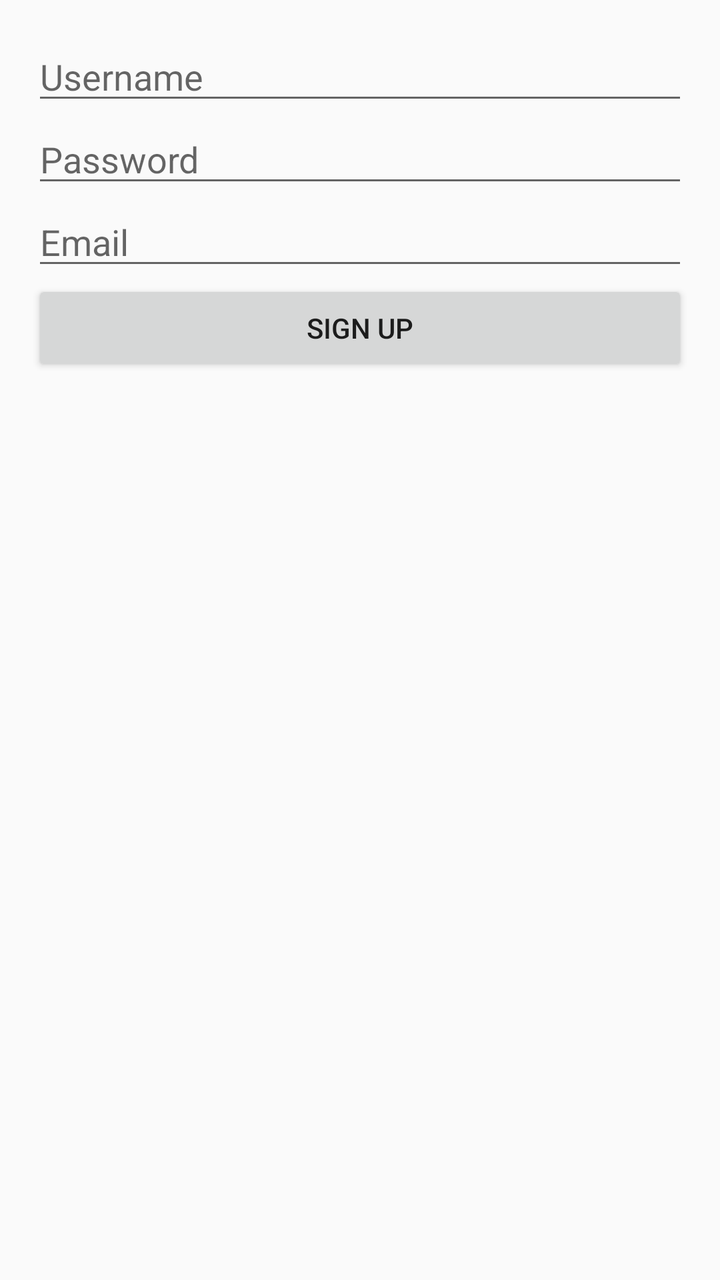
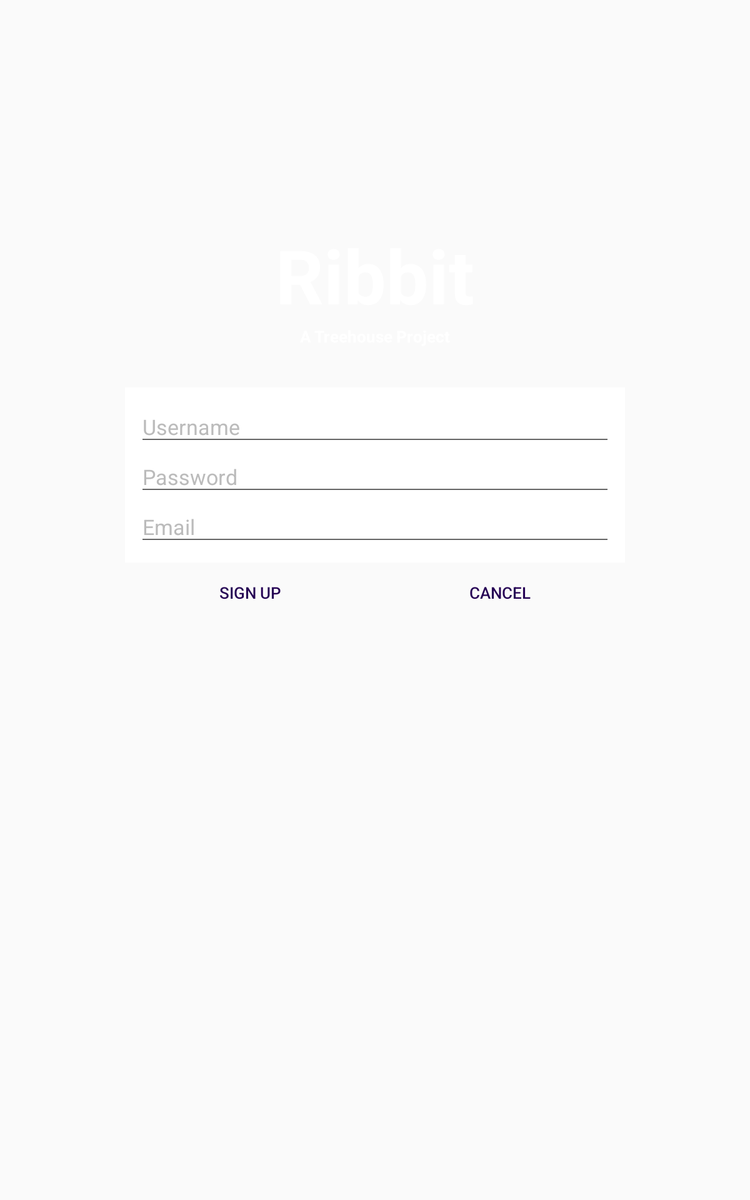

The same Android screen from two of the app's own layout files: first res/layout/ as a phone draws it, then the repository's variant for another configuration, drawn on a device whose configuration selects that folder. Both files follow.
<!-- AndroidManifest.xml: application theme AppTheme -->
<!-- res/layout/content_sign_up.xml -->
<?xml version="1.0" encoding="utf-8"?>
<RelativeLayout
    xmlns:android="http://schemas.android.com/apk/res/android"
    xmlns:tools="http://schemas.android.com/tools"
    xmlns:app="http://schemas.android.com/apk/res-auto"
    android:layout_width="match_parent"
    android:layout_height="match_parent"
    android:paddingLeft="@dimen/activity_horizontal_margin"
    android:paddingRight="@dimen/activity_horizontal_margin"
    android:paddingTop="@dimen/activity_vertical_margin"
    android:paddingBottom="@dimen/activity_vertical_margin"
    app:layout_behavior="@string/appbar_scrolling_view_behavior"
    tools:showIn="@layout/activity_sign_up"
    tools:context="com.chris.atchley.ribbit.SignUpActivity">

    <EditText
        android:layout_width="match_parent"
        android:layout_height="wrap_content"
        android:id="@+id/usernameField"
        android:layout_alignParentTop="true"
        android:layout_alignParentLeft="true"
        android:layout_alignParentStart="true"
        android:hint="@string/username_hint"/>

    <EditText
        android:layout_width="match_parent"
        android:layout_height="wrap_content"
        android:inputType="textPassword"
        android:ems="10"
        android:id="@+id/passwordField"
        android:layout_below="@+id/usernameField"
        android:layout_alignParentLeft="true"
        android:layout_alignParentStart="true"
        android:hint="@string/password_hint"/>

    <EditText
        android:layout_width="match_parent"
        android:layout_height="wrap_content"
        android:inputType="textEmailAddress"
        android:ems="10"
        android:id="@+id/emailField"
        android:layout_below="@+id/passwordField"
        android:layout_alignParentLeft="true"
        android:layout_alignParentStart="true"
        android:hint="@string/email_hint"/>

    <Button
        android:layout_width="match_parent"
        android:layout_height="wrap_content"
        android:text="@string/sign_up_button_label"
        android:id="@+id/signUpButton"
        android:layout_below="@+id/emailField"
        android:layout_alignParentLeft="true"
        android:layout_alignParentStart="true"/>
</RelativeLayout>
<!-- res/layout/activity_sign_up.xml (included above) -->
<?xml version="1.0" encoding="utf-8"?>
<android.support.design.widget.CoordinatorLayout
    xmlns:android="http://schemas.android.com/apk/res/android"
    xmlns:app="http://schemas.android.com/apk/res-auto"
    xmlns:tools="http://schemas.android.com/tools"
    android:layout_width="match_parent"
    android:layout_height="match_parent"
    android:fitsSystemWindows="true"
    tools:context="com.chris.atchley.ribbit.SignUpActivity">

    <android.support.design.widget.AppBarLayout
        android:layout_height="wrap_content"
        android:layout_width="match_parent"
        android:theme="@style/AppTheme.AppBarOverlay">



    </android.support.design.widget.AppBarLayout>

    <include layout="@layout/content_sign_up"/>



</android.support.design.widget.CoordinatorLayout>
<!-- resources referenced by this layout -->
<resources>
  <dimen name="activity_horizontal_margin">16dp</dimen>
  <dimen name="activity_vertical_margin">16dp</dimen>
  <string name="email_hint">Email</string>
  <string name="password_hint">Password</string>
  <string name="sign_up_button_label">Sign Up</string>
  <string name="username_hint">Username</string>
  <style name="AppTheme.AppBarOverlay" parent="ThemeOverlay.AppCompat.Dark.ActionBar" />
  <style name="AppTheme" parent="Theme.AppCompat.Light.DarkActionBar">
          
          <item name="colorPrimary">@color/colorPrimary</item>
          <item name="colorPrimaryDark">@color/colorPrimaryDark</item>
          <item name="colorAccent">@color/colorAccent</item>
      </style>
  <color name="colorPrimary">#3F51B5</color>
  <color name="colorPrimaryDark">#303F9F</color>
  <color name="colorAccent">#FF4081</color>
</resources>
<!-- res/layout-large/content_sign_up.xml (the repository's variant of the layout above) -->
<!-- drawn on a 7-inch tablet held upright -->
<?xml version="1.0" encoding="utf-8"?>
<RelativeLayout
    xmlns:android="http://schemas.android.com/apk/res/android"
    xmlns:tools="http://schemas.android.com/tools"
    xmlns:app="http://schemas.android.com/apk/res-auto"
    android:layout_width="match_parent"
    android:layout_height="match_parent"
    app:layout_behavior="@string/appbar_scrolling_view_behavior"
    tools:showIn="@layout/activity_sign_up"
    tools:context="com.chris.atchley.ribbit.SignUpActivity"
    style="@style/AuthBackground">

    <ImageView
        android:id="@+id/backgroundImage"
        style="@style/AuthBackgroundImage"/>

    <TextView
        android:text="@string/app_name"
        android:id="@+id/title"
        style="@style/AuthTitle"
        android:layout_marginTop="180dp"/>

    <TextView
        android:text="@string/subtitle"
        android:id="@+id/subtitle"
        style="@style/AuthSubtitle"/>

    <LinearLayout
        android:id="@+id/editTextLayout"
        style="@style/AuthFieldContainer"
        android:layout_width="400dp"
        android:layout_centerHorizontal="true">

    <EditText
        android:id="@+id/usernameField"
        android:hint="@string/username_hint"
        style="@style/AuthEditText"/>

    <EditText
        style="@style/AuthEditText"
        android:inputType="textPassword"
        android:id="@+id/passwordField"
        android:hint="@string/password_hint"/>

    <EditText
        style="@style/AuthEditText"
        android:inputType="textEmailAddress"
        android:id="@+id/emailField"
        android:hint="@string/email_hint"/>

    </LinearLayout>

    <ImageView
        android:id="@+id/buttonDivider"
        android:layout_width="wrap_content"
        android:layout_height="wrap_content"
        android:layout_below="@+id/editTextLayout"
        android:layout_centerHorizontal="true"
        android:src="@drawable/button_divider"
        android:contentDescription="@string/content_desc_button_divider"/>


    <Button
        style="@style/AuthButton"
        android:text="@string/sign_up_button_label"
        android:id="@+id/signUpButton"
        android:layout_below="@+id/editTextLayout"
        android:layout_alignLeft="@id/editTextLayout"
        android:layout_toLeftOf="@+id/buttonDivider"
        android:layout_marginRight="0dp"
        android:layout_marginLeft="0dp"/>

    <Button
        style="@style/AuthButton"
        android:text="@string/cancel_button_label"
        android:id="@+id/cancelButton"
        android:layout_below="@+id/editTextLayout"
        android:layout_alignRight="@id/editTextLayout"
        android:layout_toRightOf="@id/buttonDivider"
        android:layout_marginLeft="0dp"
        android:layout_marginRight="0dp"/>
</RelativeLayout>
<!-- res/layout/content_sign_up.xml (included above) -->
<?xml version="1.0" encoding="utf-8"?>
<RelativeLayout
    xmlns:android="http://schemas.android.com/apk/res/android"
    xmlns:tools="http://schemas.android.com/tools"
    xmlns:app="http://schemas.android.com/apk/res-auto"
    android:layout_width="match_parent"
    android:layout_height="match_parent"
    android:paddingLeft="@dimen/activity_horizontal_margin"
    android:paddingRight="@dimen/activity_horizontal_margin"
    android:paddingTop="@dimen/activity_vertical_margin"
    android:paddingBottom="@dimen/activity_vertical_margin"
    app:layout_behavior="@string/appbar_scrolling_view_behavior"
    tools:showIn="@layout/activity_sign_up"
    tools:context="com.chris.atchley.ribbit.SignUpActivity">

    <EditText
        android:layout_width="match_parent"
        android:layout_height="wrap_content"
        android:id="@+id/usernameField"
        android:layout_alignParentTop="true"
        android:layout_alignParentLeft="true"
        android:layout_alignParentStart="true"
        android:hint="@string/username_hint"/>

    <EditText
        android:layout_width="match_parent"
        android:layout_height="wrap_content"
        android:inputType="textPassword"
        android:ems="10"
        android:id="@+id/passwordField"
        android:layout_below="@+id/usernameField"
        android:layout_alignParentLeft="true"
        android:layout_alignParentStart="true"
        android:hint="@string/password_hint"/>

    <EditText
        android:layout_width="match_parent"
        android:layout_height="wrap_content"
        android:inputType="textEmailAddress"
        android:ems="10"
        android:id="@+id/emailField"
        android:layout_below="@+id/passwordField"
        android:layout_alignParentLeft="true"
        android:layout_alignParentStart="true"
        android:hint="@string/email_hint"/>

    <Button
        android:layout_width="match_parent"
        android:layout_height="wrap_content"
        android:text="@string/sign_up_button_label"
        android:id="@+id/signUpButton"
        android:layout_below="@+id/emailField"
        android:layout_alignParentLeft="true"
        android:layout_alignParentStart="true"/>
</RelativeLayout>
<!-- resources referenced by the variant -->
<!-- as a 7-inch tablet held upright resolves them -->
<resources>
  <dimen name="activity_horizontal_margin">16dp</dimen>
  <dimen name="activity_vertical_margin">16dp</dimen>
  <string name="app_name">Ribbit</string>
  <string name="cancel_button_label">CANCEL</string>
  <string name="content_desc_button_divider">Button divider</string>
  <string name="email_hint">Email</string>
  <string name="password_hint">Password</string>
  <string name="sign_up_button_label">Sign Up</string>
  <string name="subtitle">A Treehouse Project</string>
  <string name="username_hint">Username</string>
  <style name="AppTheme.AppBarOverlay" parent="ThemeOverlay.AppCompat.Dark.ActionBar" />
  <style name="AuthBackground">
          <item name="android:background">@drawable/background_fill</item>
      </style>
  <style name="AuthBackgroundImage">
          <item name="android:layout_width">match_parent</item>
          <item name="android:layout_height">match_parent</item>
          <item name="android:layout_alignParentTop">true</item>
          <item name="android:layout_alignParentLeft">true</item>
          <item name="android:scaleType">fitStart</item>
          <item name="android:contentDescription">@string/content_desc_background</item>
  
          <item name="android:src">@drawable/background</item>
      </style>
  <style name="AuthButton">
          <item name="android:layout_width">match_parent</item>
          <item name="android:layout_height">wrap_content</item>
          <item name="android:background">@drawable/button_custom</item>
          <item name="android:layout_marginLeft">@dimen/activity_horizontal_margin</item>
          <item name="android:layout_marginRight">@dimen/activity_horizontal_margin</item>
          <item name="android:textSize">13sp</item>
          <item name="android:textColor">@color/text_color</item>
      </style>
  <style name="AuthEditText">
          <item name="android:layout_width">match_parent</item>
          <item name="android:layout_height">wrap_content</item>
          <item name="android:ems">10</item>
          <item name="android:textColorHint">@color/light_gray</item>
          <item name="android:textSize">17sp</item>
      </style>
  <style name="AuthSubtitle" parent="AuthTitle">
          <item name="android:layout_below">@+id/title</item>
          <item name="android:layout_marginTop">0dp</item>
          <item name="android:layout_alignParentTop">false</item>
          <item name="android:textSize">13sp</item>
      </style>
  <style name="AuthTitle">
          <item name="android:layout_width">wrap_content</item>
          <item name="android:layout_height">wrap_content</item>
          <item name="android:layout_alignParentTop">true</item>
          <item name="android:layout_centerHorizontal">true</item>
          <item name="android:layout_marginTop">32dp</item>
          <item name="android:textSize">60sp</item>
          <item name="android:textColor">@android:color/white</item>
          <item name="android:textStyle">bold</item>
      </style>
  <style name="AppTheme" parent="Theme.AppCompat.Light.DarkActionBar">
          
          <item name="colorPrimary">@color/colorPrimary</item>
          <item name="colorPrimaryDark">@color/colorPrimaryDark</item>
          <item name="colorAccent">@color/colorAccent</item>
      </style>
  <string name="content_desc_background">Ribbit Frog Background Image</string>
  <color name="text_color">#250054</color>
  <color name="light_gray">#bbbbbb</color>
  <dimen name="login_vertical_margin">32dp</dimen>
  <dimen name="login_horizontal_padding">10dp</dimen>
  <dimen name="login_vertical_padding">10dp</dimen>
  <color name="colorPrimary">#3F51B5</color>
  <color name="colorPrimaryDark">#303F9F</color>
  <color name="colorAccent">#FF4081</color>
</resources>
